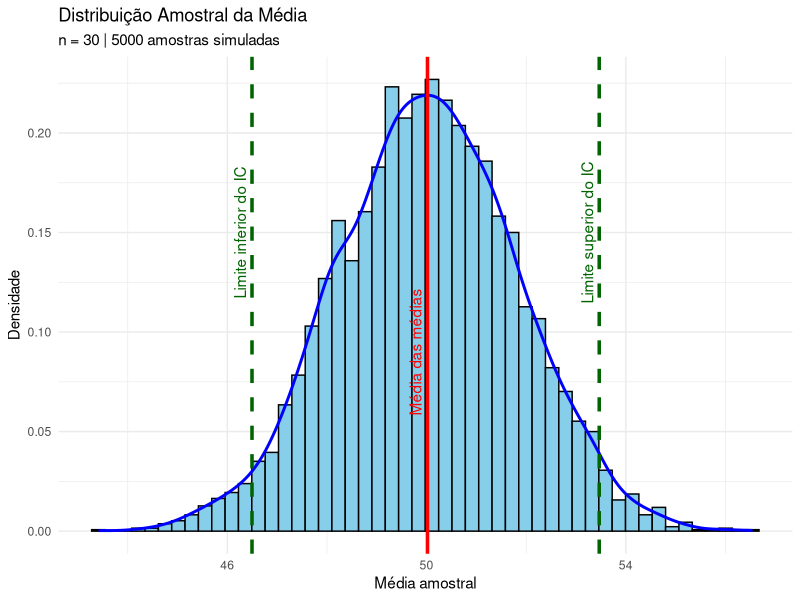

The R source for this figure:
# Pacotes
library(ggplot2)

# Configurações da população
set.seed(123) # Reprodutibilidade
media_pop <- 50
desvio_pop <- 10

# Parâmetros da simulação
n_amostra <- 30        # tamanho de cada amostra
n_simulacoes <- 5000   # número de amostras simuladas

# Simulação das médias amostrais
medias_amostrais <- replicate(n_simulacoes, {
        mean(rnorm(n_amostra, mean = media_pop, sd = desvio_pop))
})

# Estatísticas
media_das_medias <- mean(medias_amostrais)
IC <- quantile(medias_amostrais, c(0.025, 0.975))  # intervalo de confiança empírico

# Criação do gráfico
ggplot(data = data.frame(media = medias_amostrais), aes(x = media)) +
        geom_histogram(aes(y = ..density..), bins = 50, fill = "skyblue", color = "black") +
        geom_density(color = "blue", linewidth = 1) +
        geom_vline(xintercept = media_das_medias, color = "red", linewidth = 1.2, linetype = "solid") +
        geom_vline(xintercept = IC, color = "darkgreen", linewidth = 1.2, linetype = "dashed") +
        labs(
                title = "Distribuição Amostral da Média",
                subtitle = paste0("n = ", n_amostra, " | ", n_simulacoes, " amostras simuladas"),
                x = "Média amostral",
                y = "Densidade"
        ) +
        annotate("text", x = media_das_medias, y = 0.09, label = "Média das médias", color = "red", angle = 90, vjust = -0.5) +
        annotate("text", x = IC[1], y = 0.15, label = "Limite inferior do IC", color = "darkgreen", angle = 90, vjust = -0.5) +
        annotate("text", x = IC[2], y = 0.15, label = "Limite superior do IC", color = "darkgreen", angle = 90, vjust = -0.5) +
        theme_minimal()
